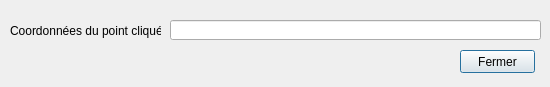
<?xml version="1.0" encoding="UTF-8"?>
<ui version="4.0">
 <class>OuSuisJeDialogBase</class>
 <widget class="QDialog" name="OuSuisJeDialogBase">
  <property name="geometry">
   <rect>
    <x>0</x>
    <y>0</y>
    <width>550</width>
    <height>87</height>
   </rect>
  </property>
  <property name="windowTitle">
   <string>Où suis-je ?</string>
  </property>
  <widget class="QLabel" name="label">
   <property name="geometry">
    <rect>
     <x>10</x>
     <y>10</y>
     <width>151</width>
     <height>41</height>
    </rect>
   </property>
   <property name="text">
    <string>Coordonnées du point cliqué :</string>
   </property>
  </widget>
  <widget class="QLineEdit" name="lineEdit">
   <property name="geometry">
    <rect>
     <x>170</x>
     <y>20</y>
     <width>371</width>
     <height>20</height>
    </rect>
   </property>
  </widget>
  <widget class="QPushButton" name="pushButton">
   <property name="geometry">
    <rect>
     <x>460</x>
     <y>50</y>
     <width>75</width>
     <height>23</height>
    </rect>
   </property>
   <property name="text">
    <string>Fermer</string>
   </property>
  </widget>
 </widget>
 <resources/>
 <connections>
  <connection>
   <sender>pushButton</sender>
   <signal>pressed()</signal>
   <receiver>OuSuisJeDialogBase</receiver>
   <slot>reject()</slot>
   <hints>
    <hint type="sourcelabel">
     <x>466</x>
     <y>65</y>
    </hint>
    <hint type="destinationlabel">
     <x>289</x>
     <y>54</y>
    </hint>
   </hints>
  </connection>
 </connections>
</ui>
